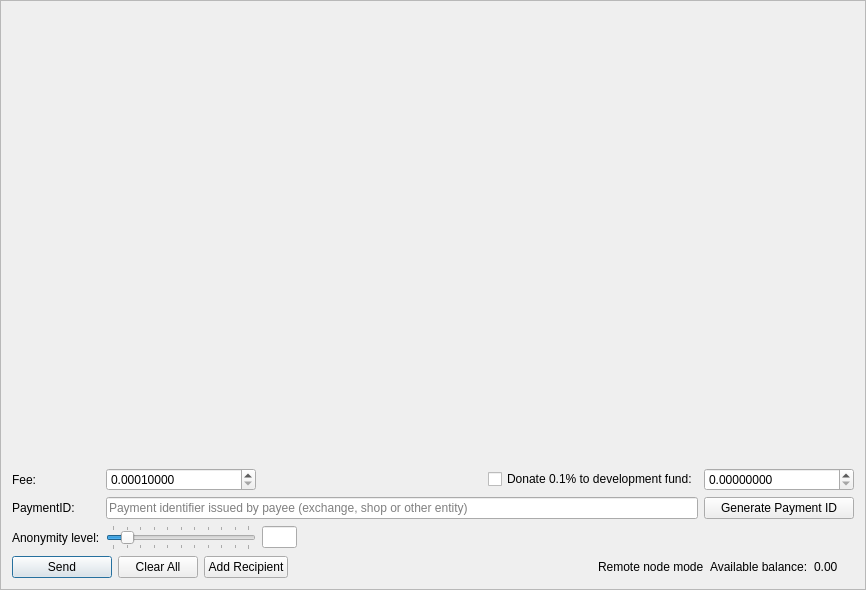
<?xml version="1.0" encoding="UTF-8"?>
<ui version="4.0">
 <class>SendFrame</class>
 <widget class="QFrame" name="SendFrame">
  <property name="geometry">
   <rect>
    <x>0</x>
    <y>0</y>
    <width>866</width>
    <height>590</height>
   </rect>
  </property>
  <property name="windowTitle">
   <string>Frame</string>
  </property>
  <property name="frameShape">
   <enum>QFrame::StyledPanel</enum>
  </property>
  <property name="frameShadow">
   <enum>QFrame::Raised</enum>
  </property>
  <layout class="QVBoxLayout" name="m_send_frame_main_layout">
   <item>
    <widget class="QScrollArea" name="m_transfersScrollarea">
     <property name="frameShape">
      <enum>QFrame::NoFrame</enum>
     </property>
     <property name="widgetResizable">
      <bool>true</bool>
     </property>
     <widget class="QWidget" name="scrollAreaWidgetContents">
      <property name="geometry">
       <rect>
        <x>0</x>
        <y>0</y>
        <width>846</width>
        <height>439</height>
       </rect>
      </property>
      <layout class="QVBoxLayout" name="m_send_frame_layout">
       <property name="leftMargin">
        <number>0</number>
       </property>
       <property name="topMargin">
        <number>0</number>
       </property>
       <property name="rightMargin">
        <number>0</number>
       </property>
       <property name="bottomMargin">
        <number>0</number>
       </property>
       <item>
        <spacer name="verticalSpacer">
         <property name="orientation">
          <enum>Qt::Vertical</enum>
         </property>
         <property name="sizeHint" stdset="0">
          <size>
           <width>20</width>
           <height>445</height>
          </size>
         </property>
        </spacer>
       </item>
      </layout>
     </widget>
    </widget>
   </item>
   <item>
    <layout class="QGridLayout" name="gridLayout">
     <property name="topMargin">
      <number>5</number>
     </property>
     <item row="5" column="1">
      <widget class="QSlider" name="m_mixinSlider">
       <property name="maximumSize">
        <size>
         <width>150</width>
         <height>16777215</height>
        </size>
       </property>
       <property name="baseSize">
        <size>
         <width>200</width>
         <height>0</height>
        </size>
       </property>
       <property name="maximum">
        <number>10</number>
       </property>
       <property name="pageStep">
        <number>1</number>
       </property>
       <property name="value">
        <number>1</number>
       </property>
       <property name="sliderPosition">
        <number>1</number>
       </property>
       <property name="tracking">
        <bool>false</bool>
       </property>
       <property name="orientation">
        <enum>Qt::Horizontal</enum>
       </property>
       <property name="tickPosition">
        <enum>QSlider::TicksBothSides</enum>
       </property>
       <property name="tickInterval">
        <number>1</number>
       </property>
      </widget>
     </item>
     <item row="5" column="0">
      <widget class="QLabel" name="label_2">
       <property name="text">
        <string>Anonymity level:</string>
       </property>
      </widget>
     </item>
     <item row="1" column="3">
      <widget class="QCheckBox" name="donateCheckBox">
       <property name="text">
        <string>Donate 0.1% to development fund:</string>
       </property>
       <property name="checked">
        <bool>false</bool>
       </property>
      </widget>
     </item>
     <item row="1" column="0">
      <widget class="QLabel" name="label">
       <property name="text">
        <string>Fee:</string>
       </property>
      </widget>
     </item>
     <item row="3" column="0">
      <widget class="QLabel" name="label_6">
       <property name="text">
        <string>PaymentID:</string>
       </property>
      </widget>
     </item>
     <item row="5" column="2">
      <widget class="QLineEdit" name="m_mixinEdit">
       <property name="minimumSize">
        <size>
         <width>35</width>
         <height>0</height>
        </size>
       </property>
       <property name="maximumSize">
        <size>
         <width>30</width>
         <height>16777215</height>
        </size>
       </property>
       <property name="text">
        <string notr="true"/>
       </property>
       <property name="maxLength">
        <number>5</number>
       </property>
       <property name="alignment">
        <set>Qt::AlignCenter</set>
       </property>
       <property name="readOnly">
        <bool>true</bool>
       </property>
      </widget>
     </item>
     <item row="3" column="1" colspan="3">
      <widget class="QLineEdit" name="m_paymentIdEdit">
       <property name="maxLength">
        <number>64</number>
       </property>
       <property name="placeholderText">
        <string>Payment identifier issued by payee (exchange, shop or other entity)</string>
       </property>
      </widget>
     </item>
     <item row="1" column="1">
      <widget class="QDoubleSpinBox" name="m_feeSpin">
       <property name="minimumSize">
        <size>
         <width>150</width>
         <height>0</height>
        </size>
       </property>
       <property name="baseSize">
        <size>
         <width>150</width>
         <height>0</height>
        </size>
       </property>
       <property name="cursor">
        <cursorShape>IBeamCursor</cursorShape>
       </property>
       <property name="locale">
        <locale language="English" country="UnitedStates"/>
       </property>
       <property name="suffix">
        <string/>
       </property>
       <property name="decimals">
        <number>8</number>
       </property>
       <property name="minimum">
        <double>0.00010000</double>
       </property>
       <property name="maximum">
        <double>999999999999999.00000000</double>
       </property>
       <property name="singleStep">
        <double>0.00010000</double>
       </property>
       <property name="value">
        <double>0.00010000</double>
       </property>
      </widget>
     </item>
     <item row="3" column="4">
      <widget class="QPushButton" name="m_generatePaymentIdButton">
       <property name="sizePolicy">
        <sizepolicy hsizetype="Preferred" vsizetype="Fixed">
         <horstretch>0</horstretch>
         <verstretch>0</verstretch>
        </sizepolicy>
       </property>
       <property name="maximumSize">
        <size>
         <width>200</width>
         <height>16777215</height>
        </size>
       </property>
       <property name="text">
        <string>Generate Payment ID</string>
       </property>
      </widget>
     </item>
     <item row="1" column="4">
      <widget class="QDoubleSpinBox" name="m_donateSpin">
       <property name="minimumSize">
        <size>
         <width>150</width>
         <height>0</height>
        </size>
       </property>
       <property name="maximumSize">
        <size>
         <width>16777215</width>
         <height>16777215</height>
        </size>
       </property>
       <property name="baseSize">
        <size>
         <width>150</width>
         <height>0</height>
        </size>
       </property>
       <property name="cursor">
        <cursorShape>IBeamCursor</cursorShape>
       </property>
       <property name="locale">
        <locale language="English" country="UnitedStates"/>
       </property>
       <property name="decimals">
        <number>8</number>
       </property>
       <property name="maximum">
        <double>999999999999999.000000000000000</double>
       </property>
       <property name="singleStep">
        <double>0.100000000000000</double>
       </property>
      </widget>
     </item>
     <item row="1" column="2">
      <spacer name="horizontalSpacer">
       <property name="orientation">
        <enum>Qt::Horizontal</enum>
       </property>
       <property name="sizeType">
        <enum>QSizePolicy::Expanding</enum>
       </property>
       <property name="sizeHint" stdset="0">
        <size>
         <width>100</width>
         <height>20</height>
        </size>
       </property>
      </spacer>
     </item>
    </layout>
   </item>
   <item>
    <layout class="QHBoxLayout" name="horizontalLayout">
     <item>
      <widget class="QPushButton" name="m_sendButton">
       <property name="minimumSize">
        <size>
         <width>100</width>
         <height>0</height>
        </size>
       </property>
       <property name="text">
        <string>Send</string>
       </property>
       <property name="icon">
        <iconset resource="../../resources.qrc">
         <normaloff>:/icons/btn-send</normaloff>:/icons/btn-send</iconset>
       </property>
       <property name="default">
        <bool>true</bool>
       </property>
      </widget>
     </item>
     <item>
      <widget class="QPushButton" name="m_clearAllButton">
       <property name="text">
        <string>Clear All</string>
       </property>
       <property name="icon">
        <iconset resource="../../resources.qrc">
         <normaloff>:/icons/remove</normaloff>:/icons/remove</iconset>
       </property>
      </widget>
     </item>
     <item>
      <widget class="QPushButton" name="m_addRecipientButton">
       <property name="text">
        <string>Add Recipient</string>
       </property>
       <property name="icon">
        <iconset resource="../../resources.qrc">
         <normaloff>:/icons/add_recepient</normaloff>:/icons/add_recepient</iconset>
       </property>
      </widget>
     </item>
     <item>
      <spacer name="horizontalSpacer_2">
       <property name="orientation">
        <enum>Qt::Horizontal</enum>
       </property>
       <property name="sizeHint" stdset="0">
        <size>
         <width>40</width>
         <height>20</height>
        </size>
       </property>
      </spacer>
     </item>
     <item>
      <widget class="QLabel" name="m_remote_label">
       <property name="font">
        <font>
         <weight>50</weight>
         <bold>false</bold>
        </font>
       </property>
       <property name="toolTip">
        <string>Wallet is connected through remote node. Additional 0.25% fee will be applied.</string>
       </property>
       <property name="text">
        <string>Remote node mode</string>
       </property>
      </widget>
     </item>
     <item>
      <widget class="QLabel" name="label_4">
       <property name="text">
        <string>Available balance:</string>
       </property>
      </widget>
     </item>
     <item>
      <widget class="QLabel" name="m_balanceLabel">
       <property name="text">
        <string notr="true">0.00 </string>
       </property>
      </widget>
     </item>
     <item>
      <widget class="QLabel" name="m_tickerLabel">
       <property name="text">
        <string notr="true"/>
       </property>
      </widget>
     </item>
    </layout>
   </item>
  </layout>
 </widget>
 <tabstops>
  <tabstop>m_feeSpin</tabstop>
  <tabstop>donateCheckBox</tabstop>
  <tabstop>m_donateSpin</tabstop>
  <tabstop>m_paymentIdEdit</tabstop>
  <tabstop>m_mixinSlider</tabstop>
  <tabstop>m_mixinEdit</tabstop>
  <tabstop>m_sendButton</tabstop>
  <tabstop>m_clearAllButton</tabstop>
  <tabstop>m_addRecipientButton</tabstop>
  <tabstop>m_transfersScrollarea</tabstop>
 </tabstops>
 <resources>
  <include location="../../resources.qrc"/>
 </resources>
 <connections>
  <connection>
   <sender>m_addRecipientButton</sender>
   <signal>clicked()</signal>
   <receiver>SendFrame</receiver>
   <slot>addRecipientClicked()</slot>
   <hints>
    <hint type="sourcelabel">
     <x>282</x>
     <y>561</y>
    </hint>
    <hint type="destinationlabel">
     <x>432</x>
     <y>294</y>
    </hint>
   </hints>
  </connection>
  <connection>
   <sender>m_clearAllButton</sender>
   <signal>clicked()</signal>
   <receiver>SendFrame</receiver>
   <slot>clearAllClicked()</slot>
   <hints>
    <hint type="sourcelabel">
     <x>154</x>
     <y>561</y>
    </hint>
    <hint type="destinationlabel">
     <x>432</x>
     <y>294</y>
    </hint>
   </hints>
  </connection>
  <connection>
   <sender>m_sendButton</sender>
   <signal>clicked()</signal>
   <receiver>SendFrame</receiver>
   <slot>sendClicked()</slot>
   <hints>
    <hint type="sourcelabel">
     <x>53</x>
     <y>561</y>
    </hint>
    <hint type="destinationlabel">
     <x>432</x>
     <y>294</y>
    </hint>
   </hints>
  </connection>
  <connection>
   <sender>m_mixinSlider</sender>
   <signal>valueChanged(int)</signal>
   <receiver>SendFrame</receiver>
   <slot>mixinValueChanged(int)</slot>
   <hints>
    <hint type="sourcelabel">
     <x>221</x>
     <y>520</y>
    </hint>
    <hint type="destinationlabel">
     <x>432</x>
     <y>294</y>
    </hint>
   </hints>
  </connection>
  <connection>
   <sender>m_generatePaymentIdButton</sender>
   <signal>clicked()</signal>
   <receiver>SendFrame</receiver>
   <slot>generatePaymentIdClicked()</slot>
   <hints>
    <hint type="sourcelabel">
     <x>748</x>
     <y>497</y>
    </hint>
    <hint type="destinationlabel">
     <x>432</x>
     <y>294</y>
    </hint>
   </hints>
  </connection>
 </connections>
 <slots>
  <slot>sendClicked()</slot>
  <slot>clearAllClicked()</slot>
  <slot>addRecipientClicked()</slot>
  <slot>mixinValueChanged(int)</slot>
 </slots>
</ui>
